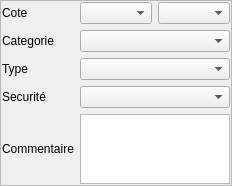
<?xml version="1.0" encoding="UTF-8"?>
<ui version="4.0">
 <class>Form</class>
 <widget class="QWidget" name="Form">
  <property name="geometry">
   <rect>
    <x>0</x>
    <y>0</y>
    <width>217</width>
    <height>179</height>
   </rect>
  </property>
  <property name="windowTitle">
   <string>Form</string>
  </property>
  <layout class="QVBoxLayout" name="verticalLayout_2">
   <property name="margin">
    <number>0</number>
   </property>
   <item>
    <widget class="QFrame" name="frame_2">
     <property name="frameShape">
      <enum>QFrame::StyledPanel</enum>
     </property>
     <property name="frameShadow">
      <enum>QFrame::Raised</enum>
     </property>
     <layout class="QGridLayout" name="gridLayout_3" columnstretch="1,0,0">
      <property name="margin">
       <number>1</number>
      </property>
      <item row="4" column="0">
       <widget class="QLabel" name="label_9">
        <property name="text">
         <string>Commentaire</string>
        </property>
       </widget>
      </item>
      <item row="0" column="0">
       <widget class="QLabel" name="label">
        <property name="text">
         <string>Cote</string>
        </property>
       </widget>
      </item>
      <item row="0" column="1">
       <widget class="QComboBox" name="comboBox_cote"/>
      </item>
      <item row="0" column="2">
       <widget class="QComboBox" name="comboBox_position"/>
      </item>
      <item row="2" column="0">
       <widget class="QLabel" name="label_3">
        <property name="text">
         <string>Type</string>
        </property>
       </widget>
      </item>
      <item row="2" column="1" colspan="2">
       <widget class="QComboBox" name="comboBox_type"/>
      </item>
      <item row="1" column="0">
       <widget class="QLabel" name="label_2">
        <property name="text">
         <string>Categorie</string>
        </property>
       </widget>
      </item>
      <item row="1" column="1" colspan="2">
       <widget class="QComboBox" name="comboBox_cat"/>
      </item>
      <item row="3" column="0">
       <widget class="QLabel" name="label_4">
        <property name="text">
         <string>Securité</string>
        </property>
       </widget>
      </item>
      <item row="4" column="1" colspan="2">
       <widget class="QTextBrowser" name="textBrowser_comm">
        <property name="readOnly">
         <bool>false</bool>
        </property>
       </widget>
      </item>
      <item row="3" column="1" colspan="2">
       <widget class="QComboBox" name="comboBox_securite"/>
      </item>
     </layout>
    </widget>
   </item>
  </layout>
 </widget>
 <resources/>
 <connections/>
</ui>
